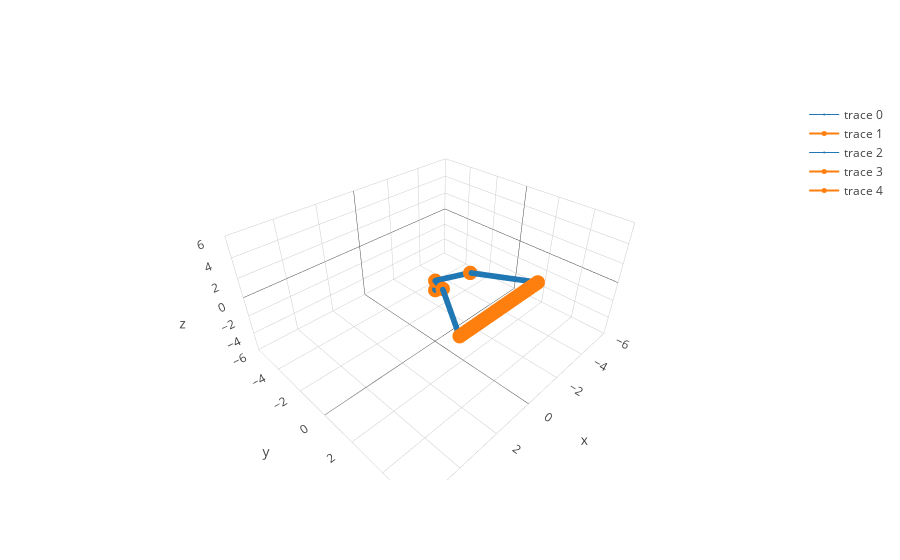

This figure's notebook cell:
### Code cell
pt1 = [-2.29, 3.98, 2]
pt2 = [2.29, 3.98, 2]
    
trajectorymat = trajectory.linetrac(robot1, pt1, pt2)

m = graphics.tracplot(robot1, trajectorymat,1)
m.show()

### Figure 1 — Plotly figure (JSON) as saved in the notebook; plotly's stock layout.template omitted (floating-point values rounded to 4 significant figures; data arrays with more than 128 entries replaced by an {"elided": "..."} marker saying what was removed)
{"data": [{"line": {"color": "#1f77b4", "width": 1}, "marker": {"size": 2}, "type": "scatter3d", "uid": "8ecfb8d1-be1d-4dfb-9c70-ae6fbe7b53cb", "x": {"elided": "150 float values"}, "y": {"elided": "150 float values"}, "z": {"elided": "150 float values"}}, {"line": {"color": "#ff7f0e", "width": 2}, "marker": {"size": 5}, "type": "scatter3d", "uid": "1fe1f81c-9f87-48f1-a2ad-a9c56de2a35c", "x": [0, 0, -0.7972, -2.29], "y": [0, 0, 1.386, 3.98], "z": [0, 1, 2.202, 2]}, {"line": {"color": "#1f77b4", "width": 1}, "marker": {"size": 2}, "type": "scatter3d", "uid": "752c9ae0-b591-4a46-a606-4a41ce25eca7", "x": {"elided": "150 float values"}, "y": {"elided": "150 float values"}, "z": {"elided": "150 float values"}}, {"line": {"color": "#ff7f0e", "width": 2}, "marker": {"size": 5}, "type": "scatter3d", "uid": "fd1b8d5a-4120-413c-81ec-0bcc87b5c922", "x": [0, 0, 0.7972, 2.29], "y": [0, 0, 1.386, 3.98], "z": [0, 1, 2.202, 2]}, {"line": {"color": "#ff7f0e", "width": 2}, "marker": {"size": 5}, "type": "scatter3d", "uid": "f848e129-be90-4648-9d47-2d616e5fe2c3", "x": [-2.29, -2.197, -2.103, -2.01, -1.916, -1.823, -1.729, -1.636, -1.542, -1.449, -1.355, -1.262, -1.168, -1.075, -0.9814, -0.888, -0.7945, -0.701, -0.6076, -0.5141, -0.4206, -0.3271, -0.2337, -0.1402, -0.04673, 0.04673, 0.1402, 0.2337, 0.3271, 0.4206, 0.5141, 0.6076, 0.701, 0.7945, 0.888, 0.9814, 1.075, 1.168, 1.262, 1.355, 1.449, 1.542, 1.636, 1.729, 1.823, 1.916, 2.01, 2.103, 2.197, 2.29], "y": [3.98, 3.98, 3.98, 3.98, 3.98, 3.98, 3.98, 3.98, 3.98, 3.98, 3.98, 3.98, 3.98, 3.98, 3.98, 3.98, 3.98, 3.98, 3.98, 3.98, 3.98, 3.98, 3.98, 3.98, 3.98, 3.98, 3.98, 3.98, 3.98, 3.98, 3.98, 3.98, 3.98, 3.98, 3.98, 3.98, 3.98, 3.98, 3.98, 3.98, 3.98, 3.98, 3.98, 3.98, 3.98, 3.98, 3.98, 3.98, 3.98, 3.98], "z": [2, 2.0, 2, 2.0, 2.0, 2.0, 2.0, 2, 2.0, 2, 2.0, 2.0, 2.0, 2.0, 2, 2, 2, 2.0, 2, 2.0, 2.0, 2.0, 2.0, 2.0, 2.0, 2.0, 2.0, 2.0, 2.0, 2.0, 2.0, 2, 2.0, 2, 2, 2, 2.0, 2.0, 2.0, 2.0, 2, 2.0, 2, 2.0, 2.0, 2.0, 2.0, 2, 2.0, 2]}], "layout": {"scene": {"xaxis": {"range": [-6, 6]}, "yaxis": {"range": [-6, 6]}, "zaxis": {"range": [-6, 6]}}}}
